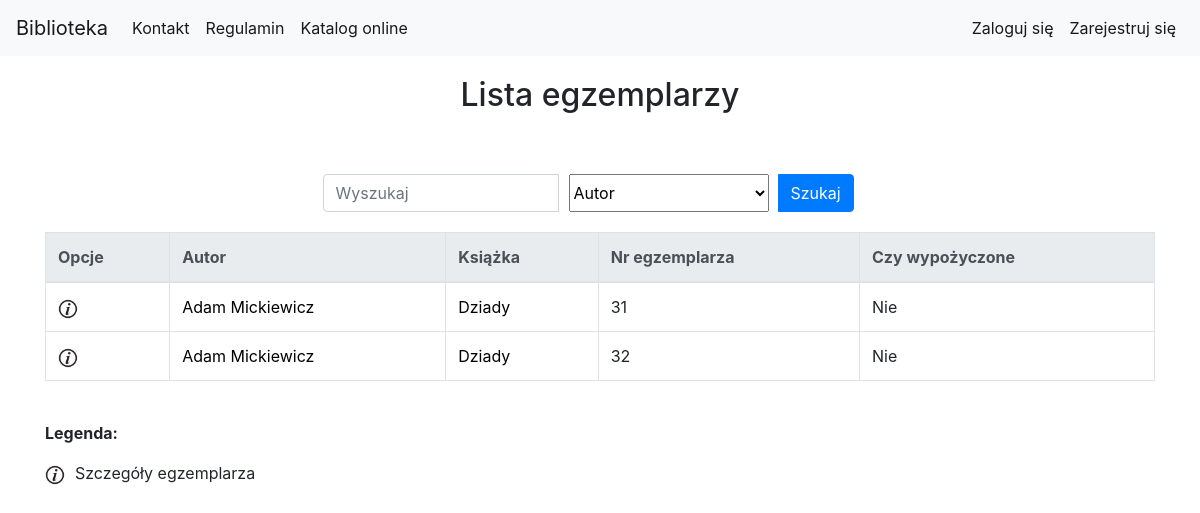
The app's page /library/book_copy_list/ with its own data.
### library_app/models.py (models this page shows, shortened)
class BookCopy(models.Model):
    book = models.ForeignKey(Book, related_name="bookcopies") #teraz w templatce mozemy z poziomu klasy book odnosic sie do obiektow bookcopy, np {{book.bookcopies.count}} da liczbe kopii ksiazek ktore maja w polu book id danej ksiazki
    is_borrowed = models.BooleanField(default=False)

class Author(models.Model):
    first_name = models.CharField(max_length=200)
    last_name = models.CharField(max_length=200)
    country = models.CharField(max_length=200)
    biography = models.TextField(default='', blank=True, null=True)
    birth_place = models.CharField(max_length=200, default='', blank=True, null=True)
    image_url = models.URLField(default='', blank=True, null=True)
    years_of_life = models.CharField(max_length=10, default='', blank=True, null=True)

class Book(models.Model):
    authors = models.ManyToManyField(Author, related_name='book_authors')
    category = models.ForeignKey(Category, related_name='book_categories')
    publishing_house = models.ForeignKey(PublishingHouse, related_name='publishing_houses')
    isbn = models.CharField(max_length=30, unique=True)
    title = models.CharField(max_length=200)
    description = models.TextField(blank=True, default='')
    publish_date = models.DateField(default=datetime.now, blank=True)
    edition = models.PositiveIntegerField(default=1)
    image_url = models.URLField(default='', blank=True, null=True)
    add_date = models.DateTimeField(auto_now=True)
    slug = models.SlugField(allow_unicode=True, unique=True)

### library_app/views.py (the view)
class BookCopyListView(generic.ListView):
    model = models.BookCopy
    paginate_by = 10
    def get_queryset(self):
        search_query = self.request.GET.get("search_query")
        search_type = self.request.GET.get("search_type")
        if search_query is not None:
            if search_type == "title":
                return models.BookCopy.objects.all().filter(book__title__icontains=search_query)
            elif search_type == "author":
                authors_result = models.BookCopy.objects.all().filter(book__authors__first_name__icontains=search_query) | models.BookCopy.objects.all().filter(book__authors__last_name__icontains=search_query)
                return authors_result
            elif search_type == "bookcopy_nr":
                return models.BookCopy.objects.all().filter(id__icontains=search_query)
            elif search_type == "isbn":
                return models.BookCopy.objects.all().filter(book__isbn__icontains=search_query)
        else:
            return models.BookCopy.objects.all()

### library_app/templates/library_app/bookcopy_list.html (shortened to what this page needs)
{% extends "base.html" %}
{% load static %}
{% load custom_tags %}
{% block body_block %}
<div class="container">
    <div class="page-title">
        <h2>Lista egzemplarzy </h2>
    </div>
            <div class="search-bar">
                <form class="form-inline" action="{% url 'library_app:bookcopy_list' %}" method="GET">
                    <div class="input-group">
                        <input type="search" class="form-control" name="search_query" placeholder="Wyszukaj">
                        <select class="search-select" name="search_type">
                            <option value="author" selected>Autor</option>
                        </select>
                        <div class="input-group-append search-button">
                            <button class="btn btn-primary" type="submit">Szukaj</button>
                        </div>
                    </div>
                </form>
            </div>
        {% if user.is_authenticated and user.is_superuser %}
            <div class="other_create_buttons">
                <a class="btn btn-primary" href="{% url 'library_app:bookcopy_create' %}">Dodaj egzemplarz książki</a>
            </div>
            <table class="table table-bordered table-hover">
                <thead class="thead-light">
                    <tr>
                        <th scope="col">Opcje</th>
                        <th scope="col">Autor</th>
                        <th scope="col">Książka</th>
                        <th scope="col">Nr egzemplarza</th>
                        <th scope="col">Pożyczone dla</th>
                        <th scope="col">Data wypożyczenia</th>
                        <th scope="col">Data oddania</th>
                    </tr>
                </thead>
                <tbody>
                    {% for bookcopy in bookcopy_list %}
                    {% get_bookcopy_borrow bookcopy.id as book_copy_borrow_obj %}
                    <tr>
                        <td>
                            <a href="{% url 'library_app:bookcopy_detail' pk=bookcopy.pk %}"><img src="{% static 'website_icons/info_ico.png' %}"
                                    alt="Szczegóły" width="20" height="20"></a>
                            {% if bookcopy.is_borrowed == False %}
                            <a href="{% url 'library_app:bookcopy_delete' pk=bookcopy.pk %}"><img src="{% static 'website_icons/del_ico.png' %}"
                                    alt="Usuń" width="20" height="20"></a>
                            {% else %}
                            <a href="{% url 'library_app:borrow_delete' pk=book_copy_borrow_obj.pk %}"><img src="{% static 'website_icons/del_borrow_ico.png' %}"
                                    alt="Usuń wypozyczenie" width="20" height="20"></a>
                            {% endif %}
                        </td>
                        <td>
                            {% for author in bookcopy.book.authors.all %}
                            <a href="{% url 'library_app:author_detail' pk=author.pk %}">{{author.first_name}} {{author.last_name}}</a>
                            {% endfor %}
                        </td>
                        <td><a href="{% url 'library_app:book_detail' pk=bookcopy.book.pk %}">{{bookcopy.book.title}}</a></td>
                        <td><a href="{% url 'library_app:bookcopy_detail' pk=bookcopy.pk %}"></a>{{bookcopy.id}}</a></td>
                        {% if book_copy_borrow_obj %}
                        <td>{{book_copy_borrow_obj.user.get_full_name}}</a></td>
                        <td>{{book_copy_borrow_obj.borrow_date}}</a></td>
                        <td>{{book_copy_borrow_obj.receive_date}}</a></td>
                        {% else %}
                        <td>-</td>
                        <td>-</td>
                        <td>-</td>
                        {% endif %}
                    </tr>
                    {% endfor %}
                </tbody>
            </table>
        {% else %}
            <table class="table table-bordered table-hover">
                <thead class="thead-light">
                    <tr>
                        <th scope="col">Opcje</th>
                        <th scope="col">Autor</th>
                        <th scope="col">Książka</th>
                        <th scope="col">Nr egzemplarza</th>
                        <th scope="col">Czy wypożyczone</th>
                    </tr>
                </thead>
                <tbody>
                    {% for bookcopy in bookcopy_list %}
                    <tr>
                        <td>
                            <a href="{% url 'library_app:bookcopy_detail' pk=bookcopy.pk %}"><img src="{% static 'website_icons/info_ico.png' %}"
                                    alt="Szczegóły" width="20" height="20"></a>
                        </td>
                        <td>
                            {% for author in bookcopy.book.authors.all %}
                            <a href="{% url 'library_app:author_detail' pk=author.pk %}">{{author.first_name}} {{author.last_name}}</a>
                            {% endfor %}
                        </td>
                        <td><a href="{% url 'library_app:book_detail' pk=bookcopy.book.pk %}">{{bookcopy.book.title}}</a></td>
                        <td><a href="{% url 'library_app:bookcopy_detail' pk=bookcopy.pk %}"></a>{{bookcopy.id}}</a></td>
                        <td>
                            {% if bookcopy.is_borrowed %}
                                Tak
                            {% else %}
                                Nie
                            {% endif %}
                        </td>
                    </tr>
                    {% endfor %}
                </tbody>
            </table>
        {% endif %}
    <div class="table-legend">
        <p><b>Legenda:</b></p>
        <p><img src="{% static 'website_icons/info_ico.png' %}" alt="Szczegóły" width="20" height="20">Szczegóły egzemplarza</p>
    </div>
</div>
{% endblock %}

### static/css/style.css (style rules this page uses)
.page-title { margin-top: 20px; margin-bottom: 20px; text-align: center; }
a { text-decoration: none; color: black; }
.table-legend { margin-bottom: 100px; }
.table-legend img { margin-right: 10px; }
.search-bar { padding-top: 40px; padding-bottom: 20px; margin: 0 auto; width: 50%; }
.search-button { width: 100px; }
.search-select { width: 200px; margin-right: 10px; margin-left: 10px; }

### records on screen
BookCopy: book "Dziady", id "31", is_borrowed "Nie"
Author: first_name "Adam", last_name "Mickiewicz"
BookCopy: book "Dziady", id "32", is_borrowed "Nie"
